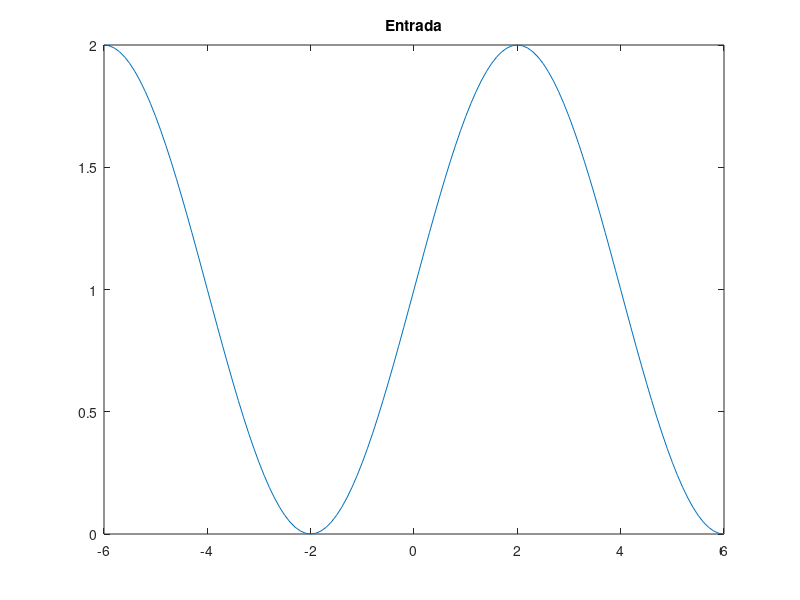

This figure's MATLAB source: (Note: this script raises an error after producing the figure.)
%%Ejercicio para la clase de Inteligencia Artificial
%%Gibran Zazueta Cruz
%%%BACKPROPAGATION. SEGUIMIENTO DE FUNCION SENO
format long
clear
clc
close all

addpath('C:\Users\gba2\Desktop\MCC 2022-I\IA\funciones')

%Intervalo den entrada
p = -6:0.1:6;
%%Vector de entrada y target
for i=1:length(p)
    t(i) = 1+sin((pi/4) * p(i));
end

%Graficar entrada
figure
plot(p,t); title('Entrada');

%Pesos 1ra capa, 3 neuronas, 1 entrada
w1 =[-0.27; -0.41; 0.1];
b1 = [-.48 ;-0.13; 0.1];

%Peso segunda capa, 1 neurona de 3 entradas
w2 = [0.09 -0.17 0.1];
b2 = 0.48;

%%%Funciones y derivadas
syms ft1(x) ft2(y);
ft1(x) = sigmoid(x); 
ft1p = diff(ft1,x);
% der2 = derivada(w1*p(4)+b1)
ft2(x) = x;
ft2p = diff(ft2,x);


alfa=0.01;
e= 1;
epocas=5000;
ecm=zeros(1,epocas);


for k=1:epocas
    for i=1:size(p,2) 
        a1=sigmoid(w1 * p(i) + b1);   %%%FUNCION 1RA CAPA 
        a2=purelin(w2 * a1 + b2);       %%%FUNCION 2DA CAPA
        %%error
        e = t(i)-a2;
        
       %%%Derivada General
     %%sensibilidad en la salida
%         jac2 = diag(double(ft2p(w2*a1 +b2)));
%         s2= -2*jac2*(e);
%     %%sensibilidad en capa
%         jac1 = diag(double(ft1p(w1*p(i)+b1)));
%         s1 = jac1 * w2'*s2;

        %%%Derivada rapida
        jac1= diag([(1-a1(1))*(a1(1)), (1-a1(2))*(a1(2)), (1-a1(3))*(a1(3))]);
        %jac1 = diag(double(ft1p(w1*p(i)+b1)));
        s2= -2*(1)*(e);
        s1 = jac1 * w2'*s2;
        
        %%nuevos pesos
        w2o=w2; w1o=w1; b2o=b2; b1o=b1;
        w2 = w2o - alfa*s2*a1';
        b2 = b2o - alfa*s2;
        w1 = w1o - alfa*s1*p(i)';
        b1 = b1o - alfa*s1;
        a(i)=a2;
    end
    %ecm
    for i=1:size(p,2) 
        ecm(k)= ecm(k) + (t(i)-a(i))^2;
    end
    ecm(k) = ecm(k)/size(p,2) ;
    ep(k) = k;
end
figure
plot(ep,ecm); title('Error RMS');


w1
w2
% 
% %%Prueba

for i=1:size(p,2)
    test=p(i);
    a_out(i,:)=sigmoid(w1*test' +b1)';
    output(:,i)=purelin(w2*a_out(i,:)' +b2)';
end

figure
plot(p,output);title('Validacion');


